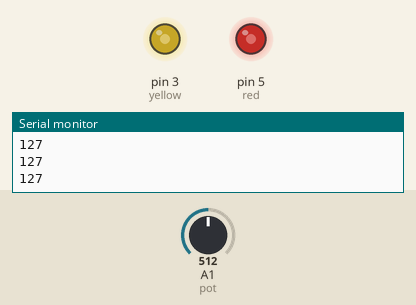
The sketch below on a simulated Arduino Uno, built with avr-gcc and run on an emulated ATmega328P. On the bench: output pins drawn as LEDs (lit = HIGH), the last lines printed to the serial monitor. Inputs (shaded band) come from the test bench; at power-on: A1 (pot) = 512.

Above: at 1.2 s.
1.3 s: A1 (pot) set to 716
At 1.6 s:
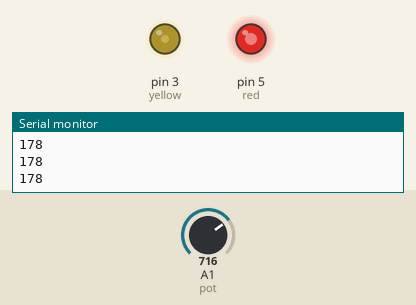
2.8 s: A1 (pot) set to 900
At 4.0 s:
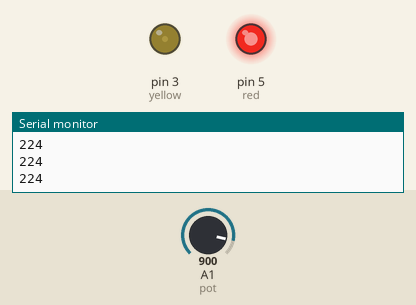
4.3 s: A1 (pot) set to 1023
At 5.1 s:
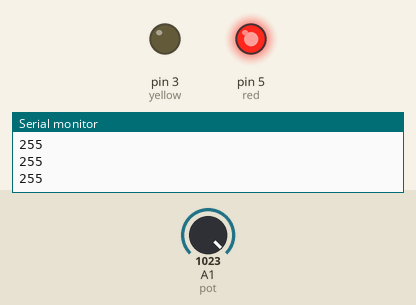
5.8 s: A1 (pot) set to 306
At 6.3 s:
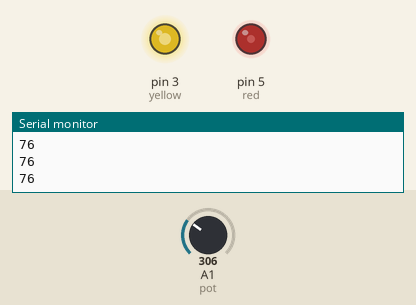
7.3 s: A1 (pot) set to 122
At 8.5 s:
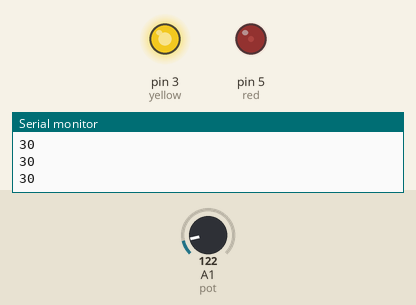
8.8 s: A1 (pot) set to 511
At 9.8 s:
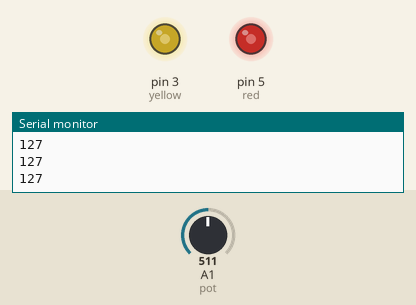
Timing chart, 0 to 11.3 s (numbered marks = the images above; inputs shaded):
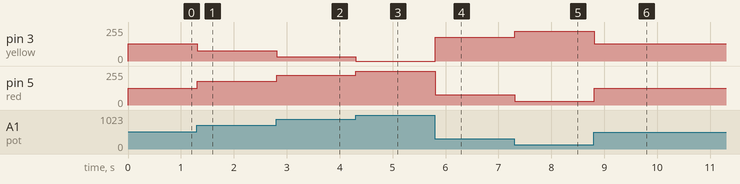

The sketch:

Pamela_spoilt_phone.ino
```cpp
int pot = A1;
int yellow = 3;
int red = 5;
int x;
int brightness;
int dim;


void setup() {
  // put your setup code here, to run once:
pinMode(pot,INPUT);
pinMode(yellow,OUTPUT);
pinMode(red,OUTPUT);
Serial.begin(9600);
}

void loop() {
  // put your main code here, to run repeatedly:
x=analogRead(pot);
brightness=map(x,0,1023,0,255);
dim =map(x,0,1023,255,0);
Serial.println(brightness);
analogWrite(red,brightness);
analogWrite(yellow,dim);
}
```

Measured:
- after the input at 1.3 s, pin 3 (yellow): 128/255 → 77/255 at once; pin 5 (red): 127/255 → 178/255 at once
- after the input at 2.8 s, pin 3 (yellow): 77/255 → 31/255 at once; pin 5 (red): 178/255 → 224/255 at once
- after the input at 4.3 s, pin 3 (yellow): 31/255 → 0/255 at once; pin 5 (red): 224/255 → 255/255 at once
- after the input at 5.8 s, pin 3 (yellow): 0/255 → 179/255 at once; pin 5 (red): 255/255 → 76/255 at once
- after the input at 7.3 s, pin 3 (yellow): 179/255 → 225/255 at once; pin 5 (red): 76/255 → 30/255 at once
- after the input at 8.8 s, pin 3 (yellow): 225/255 → 128/255 at once; pin 5 (red): 30/255 → 127/255 at once
